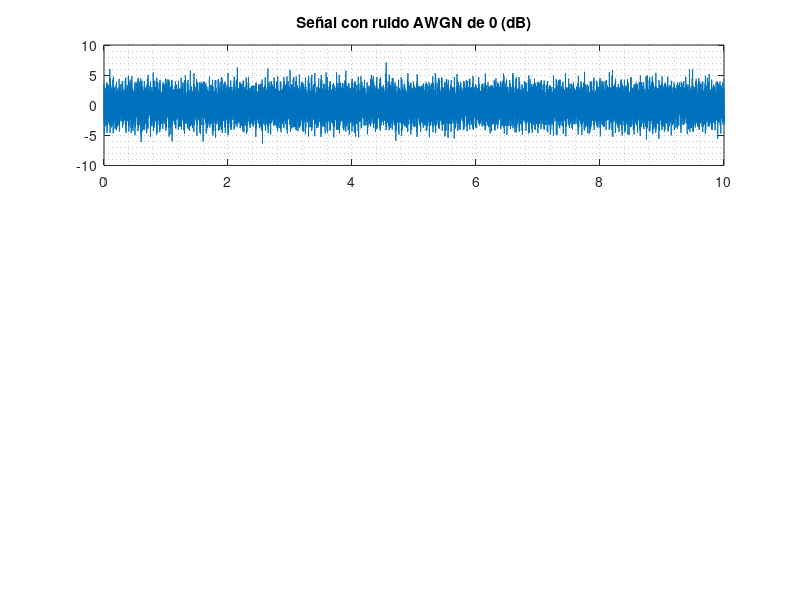

Recreate this plot in MATLAB. (Note: this script raises an error after producing the figure.)
%% PRÁCTICA 10.4. Reducción de la variabilidad espectral mediante promediado de periodogramas

clc, close all , clear all;
duracion = 10;
Fmax=280;
Fs=10*Fmax;
t=0:1/Fs: duracion; % Duración 10seg
xn=1*sin(2*pi*100*t)+0.5*sin(2*pi*120*t)+...
  0.3*sin(2*pi*140*t)+0.1*sin(2*pi*160*t)+...
  0.03*sin(2*pi*180*t)+0.03*sin(2*pi*200*t)+...
  0.1*sin(2*pi*220*t)+0.3*sin(2*pi*240*t)+...
  0.5*sin(2*pi*260*t)+1*sin(2*pi*280*t);
xn_noisy = awgn(xn,0,'measured');
subplot(3,1,1)
plot(t,xn_noisy);
title('Señal con ruido AWGN de 0 (dB)'), grid minor
%% Dominio de la frecuencia:
N = length(xn);
FACTOR = 32;
nFFT = 2^ceil(log2(N))*FACTOR;
% PERIODOGRAMA SIMPLE y MODIFICADO:
% 1. GENERACION DE VENTANAS:
window_1=rectwin(length(xn));
window_2=hann(length(xn));
% 2. Enventanado de la senial temporal:
y1_enventanada=xn_noisy.*window_1';
y2_enventanada=xn_noisy.*window_2';
% 3. Periodograma modificado:
Periodograma_Simple=20*log10(abs(fft(y1_enventanada,nFFT)));
Periodograma_Modificado=20*log10(abs(fft(y2_enventanada,nFFT)));
%Eje de frecuencias:
f_periodograma=linspace(0,Fs,nFFT);
%%  METODO DE WELCH: si queremos porciones de un 20%,
% las porciones de datos serán de longitud:
L=fix(length(xn)/5);
% Tiempo de ventana de longitud L:
ventana= hann (L);
% Traslape del 50% (el número de muestras de traslape que debe ser entero):
noverlap = fix(length(ventana)/2);
nFFT_welch = 2^ceil(log2(length(ventana)))*FACTOR;
[P_welch,f_welch] = pwelch(xn_noisy,ventana,noverlap,nFFT_welch,Fs);
Periodograma_Welch = 20*log10(P_welch);
subplot(3,1,2), hold on
plot(f_periodograma,Periodograma_Simple,'k');
plot(f_periodograma,Periodograma_Modificado,'b');
axis([0 Fs/2 min(Periodograma_Simple) max(Periodograma_Simple)]);
xlabel('Frecuencia (Hz)'); legend('Periodograma Simple','Periodograma Modificado')
title('Periodogramas: Simple y Modificado'), grid minor
subplot(3,1,3)
plot(f_welch,Periodograma_Welch,'r');
axis([0 Fs/2 min(Periodograma_Welch) max(Periodograma_Welch)]); xlabel('Frecuencia (Hz)');
title('Método de Welch'), grid minor
